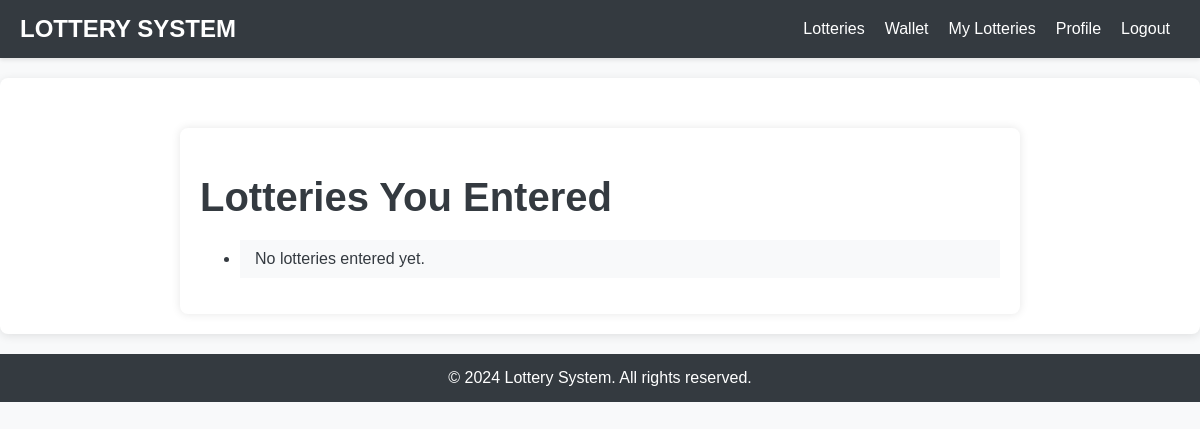
The page /my_lotteries/ (signed in) on the database as committed earlier.
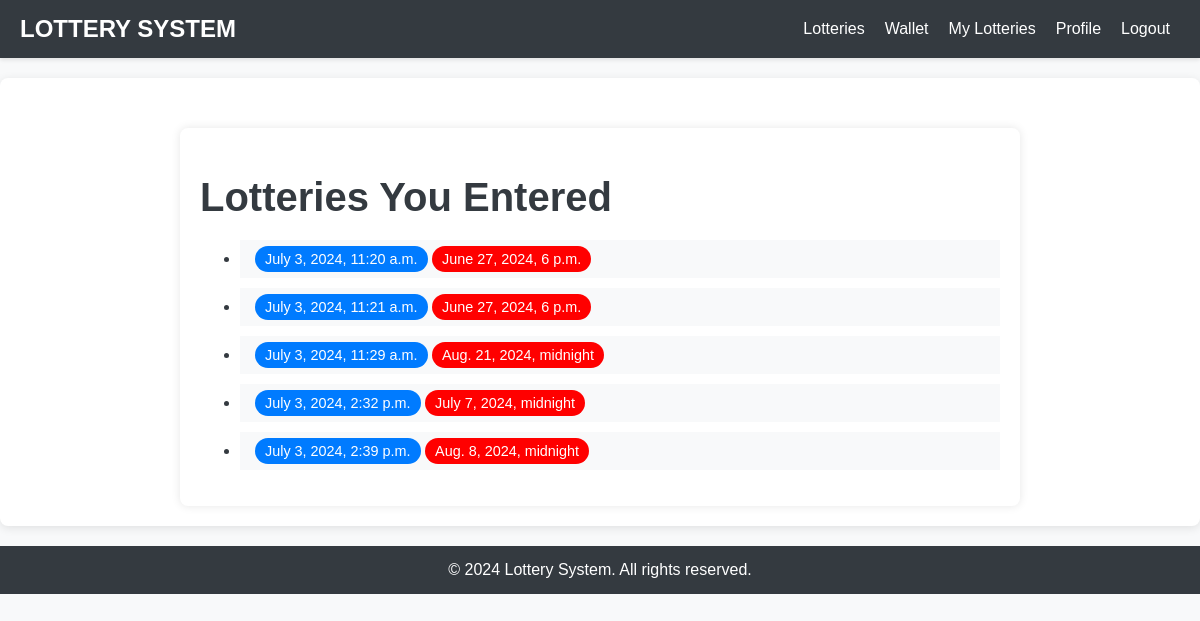
The same page on the database as committed later.
### lottery/models.py (models this page shows, shortened)
class LotteryEntry(models.Model):
    user = models.ForeignKey(User, on_delete=models.CASCADE, related_name='lottery_entries')
    lottery = models.ForeignKey(Lottery, on_delete=models.CASCADE, related_name='entries')
    entered_at = models.DateTimeField(auto_now_add=True)
    class Meta:
        verbose_name_plural = 'Lottery Entries'

class Lottery(TitleDescriptionModel):
    image = models.ImageField(upload_to='')
    creator = models.ForeignKey(User, on_delete=models.CASCADE, related_name='created_by')
    expiry_date = models.DateTimeField()
    amount_to_enter = models.DecimalField(max_digits=10, decimal_places=2)
    winning_amount = models.DecimalField(max_digits=10, decimal_places=2)
    class Meta:
        verbose_name_plural = 'Lotteries'

### lottery/views.py (the view)
# urls.py: path('my_lotteries/', my_lotteries, name='users_lotteries'),
@login_required()
def my_lotteries(request):
    lottery_entries = LotteryEntry.objects.filter(user=request.user)
    return render(request, 'lottery/my_lotteries.html', {'lottery_entries': lottery_entries})

### lottery/templates/lottery/my_lotteries.html (shortened to what this page needs)
{% extends 'users/base.html' %}
{% block content %}
    <div class="container">
        <h1 class="mt-5 mb-4">Lotteries You Entered</h1>
        <ul class="list-group">
            {% for entry in lottery_entries %}
                <li class="list-group-item">
                    <div class="d-flex justify-content-between align-items-center">
                        <span class="date">{{ entry.entered_at }}</span>
                        <span class="expiry-date">{{ entry.lottery.expiry_date }}</span>
                    </div>
                </li>
            {% empty %}
                <li class="list-group-item">No lotteries entered yet.</li>
            {% endfor %}
        </ul>
    </div>
{% endblock %}

Rows that differ between the two databases and show on the page:
added LotteryEntry: entered_at "July 3, 2024, 11:20 a.m.", lottery.expiry_date "June 27, 2024, 6 p.m."
added LotteryEntry: entered_at "July 3, 2024, 11:21 a.m.", lottery.expiry_date "June 27, 2024, 6 p.m."
added LotteryEntry: entered_at "July 3, 2024, 11:29 a.m.", lottery.expiry_date "Aug. 21, 2024, midnight"
added LotteryEntry: entered_at "July 3, 2024, 2:32 p.m.", lottery.expiry_date "July 7, 2024, midnight"
added LotteryEntry: entered_at "July 3, 2024, 2:39 p.m.", lottery.expiry_date "Aug. 8, 2024, midnight"
Other text that changed with them:
text no longer shown: "No lotteries entered yet."
